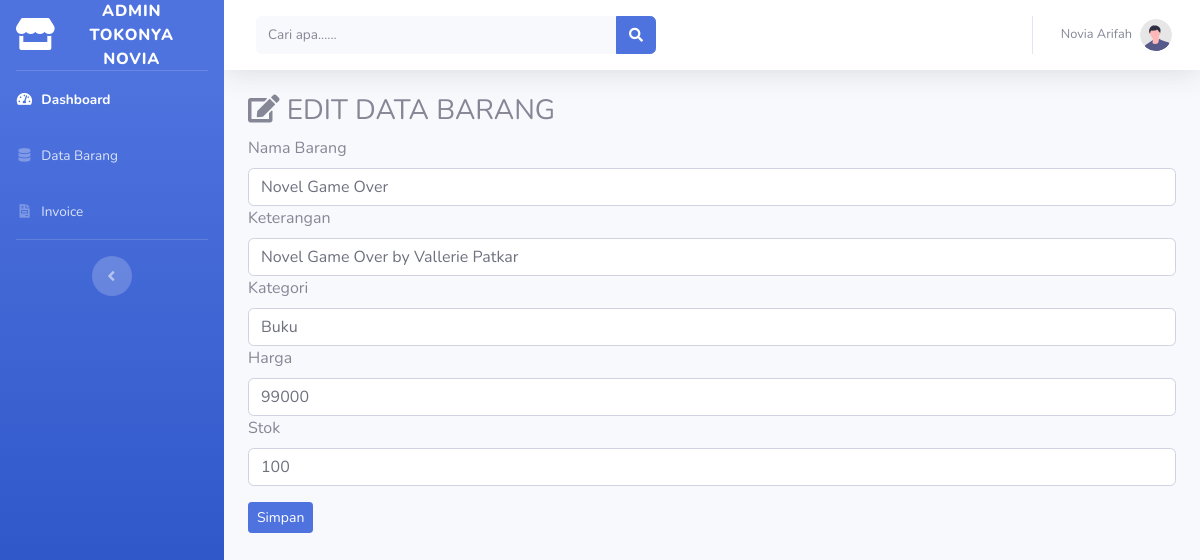
Page /index.php/admin/Data_barang/edit/1 on the committed database.
### tables this page shows
CREATE TABLE `tb_barang` (
  `id_barang` int(11) NOT NULL,
  `nama_barang` varchar(120) NOT NULL,
  `keterangan` varchar(225) NOT NULL,
  `kategori` varchar(80) NOT NULL,
  `harga` int(11) NOT NULL,
  `stok` int(4) NOT NULL,
  `gambar` text NOT NULL
);

### application/controllers/admin/Data_barang.php (called while the page is built, shortened)
<?php
class Data_barang extends CI_Controller{
    public function edit($id)
    {
        $where = array('id_barang' =>$id);
        $data['Barang'] = $this->Model_barang->Edit_barang($where, 'tb_barang')->result();
        $this->load->view('templates_admin/Header');
        $this->load->view('templates_admin/Sidebar');
        $this->load->view('admin/Edit_barang', $data);
        $this->load->view('templates_admin/Footer');
    }
}

### index.php (called while the page is built, shortened)
<?php
require_once BASEPATH.'core/CodeIgniter.php';

### application/models/Model_barang.php (called while the page is built, shortened)
<?php
class Model_barang extends CI_Model{
    public function Edit_barang($where,$table){
        return $this->db->get_where($table,$where);
    }
}

### application/views/admin/Edit_barang.php (the view, shortened to what this page needs)
<div class="container-fluid">
    <h3><i class="fas fa-edit"></i> EDIT DATA BARANG</h3>
    <?php foreach($Barang as $Brg) : ?>
        <form action="<?php echo base_url().'admin/Data_barang/update' ?>" method="post">
        <div class="for-group">
            <label>Nama Barang</label>
            <input type="text" name="nama_barang" class="form-control" value="<?php echo $Brg->nama_barang ?>">
        </div>
        <div class="for-group">
            <label>Keterangan</label>
            <input type="text" name="keterangan" class="form-control" value="<?php echo $Brg->keterangan ?>">
        </div>
        <div class="for-group">
            <label>Kategori</label>
            <input type="text" name="kategori" class="form-control" value="<?php echo $Brg->kategori ?>">
        </div>
        <div class="for-group">
            <label>Harga</label>
            <input type="text" name="harga" class="form-control" value="<?php echo $Brg->harga ?>">
        </div>
        <div class="for-group">
            <label>Stok</label>
            <input type="text" name="stok" class="form-control" value="<?php echo $Brg->stok ?>">
        </div>
        <button type="submit" class="btn btn-primary btn-sm mt-3"> Simpan</button>
    </form>
        <?php endforeach; ?>
</div>

### rows in the picture
tb_barang: nama_barang "Novel Game Over", keterangan "Novel Game Over by Vallerie Patkar", kategori "Buku", harga "99000", stok "100"
